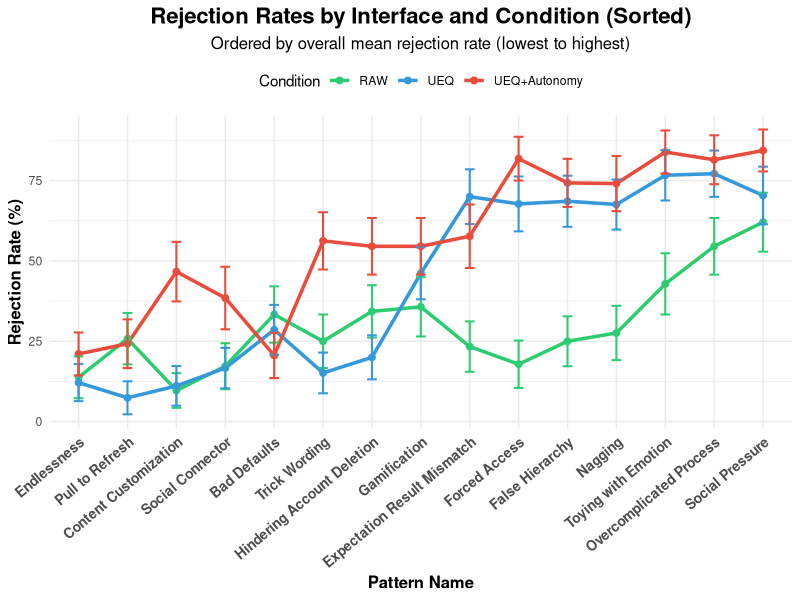

Generate this figure with R:
# Interface Rejection Trends by Condition (Sorted by Overall Rejection Rate)
# Line plot with error bars, pattern names as x-axis labels

library(dplyr)
library(ggplot2)
library(tidyr)

cat("=== CREATING INTERFACE REJECTION TRENDS LINE PLOT (SORTED) ===\n")

# Pattern names for each interface
pattern_names <- c(
  "Bad Defaults", "Content Customization", "Endlessness", "Expectation Result Mismatch",
  "False Hierarchy", "Forced Access", "Gamification", "Hindering Account Deletion",
  "Nagging", "Overcomplicated Process", "Pull to Refresh", "Social Connector",
  "Social Pressure", "Toying with Emotion", "Trick Wording"
)

# Load data
data <- read.csv("results/three_condition_interface_data.csv")
data$rejection <- 1 - data$release_binary

# Calculate mean rejection rate and SE per interface × condition
summary_df <- data %>%
  group_by(interface, condition) %>%
  summarise(
    mean_rejection = mean(rejection),
    se_rejection = sd(rejection) / sqrt(n()),
    .groups = "drop"
  )

# Add pattern names
summary_df$pattern_name <- pattern_names[as.integer(gsub("ui", "", summary_df$interface))]

# Calculate overall mean rejection per interface (across all conditions)
overall_order <- summary_df %>%
  group_by(interface, pattern_name) %>%
  summarise(overall_mean = mean(mean_rejection), .groups = "drop") %>%
  arrange(overall_mean)

# Set factor levels for ordered plotting
summary_df$pattern_name <- factor(summary_df$pattern_name, levels = overall_order$pattern_name)

# Plot
p <- ggplot(summary_df, aes(x = pattern_name, y = mean_rejection * 100, group = condition, color = condition)) +
  geom_line(size = 1.2) +
  geom_point(size = 2) +
  geom_errorbar(aes(ymin = (mean_rejection - se_rejection) * 100, ymax = (mean_rejection + se_rejection) * 100),
                width = 0.2, size = 0.7) +
  scale_color_manual(values = c("UEQ" = "#3498db", "UEQ+Autonomy" = "#e74c3c", "RAW" = "#2ecc71"),
                     name = "Condition") +
  labs(
    title = "Rejection Rates by Interface and Condition (Sorted)",
    subtitle = "Ordered by overall mean rejection rate (lowest to highest)",
    x = "Pattern Name",
    y = "Rejection Rate (%)"
  ) +
  theme_minimal() +
  theme(
    axis.text.x = element_text(angle = 40, hjust = 1, size = 10, face = "bold"),
    axis.title.x = element_text(size = 12, face = "bold"),
    axis.title.y = element_text(size = 12, face = "bold"),
    plot.title = element_text(size = 16, face = "bold", hjust = 0.5),
    plot.subtitle = element_text(size = 12, hjust = 0.5),
    legend.position = "top"
  )

# Save
if(!dir.exists("plots")) dir.create("plots")
ggsave("plots/interface_rejection_trends_sorted.png", p, width = 14, height = 7, dpi = 300)

cat("✓ Plot saved: plots/interface_rejection_trends_sorted.png\n")
